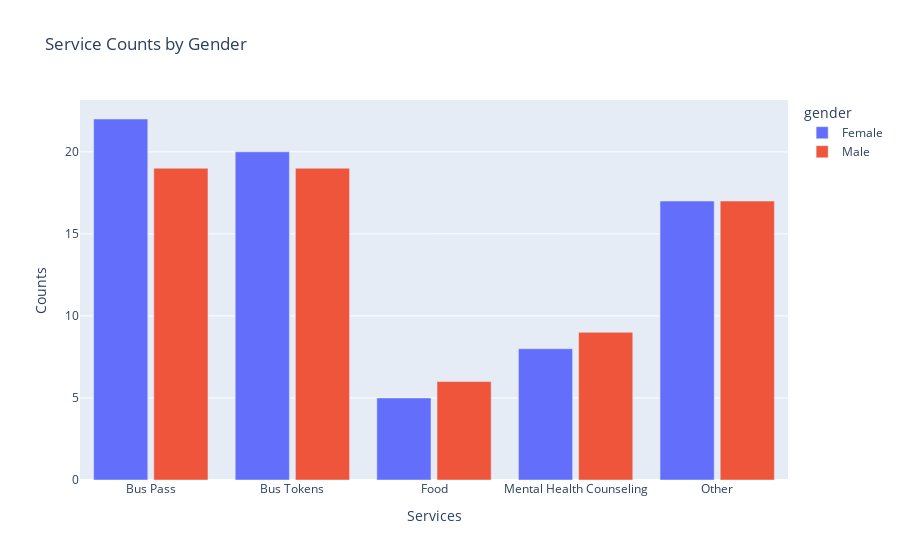

The notebook cell this image was saved under:
### Code cell
def service_splits_gender(services='None',genders= 'None',norm=False):
    """
    Splits a categorical series and finds the frequency of each unique
    value crossed with the values of a specified demographic series.
    Returns demographic counts of selected service and genders into a bar graph.
    Both serives and genders must be a list.
    """
    frames = []
    for i in services:
        df1 = data[data['service_description'] == i]
        frames.append(df1)
    hold = pd.concat(frames, ignore_index=True)
    frames2 = []
    for j in genders:
        df2 = hold[hold['gender'] == j]
        frames2.append(df2)
    df = pd.concat(frames2, ignore_index=True)
    fig = px.bar(pd.crosstab(df['service_description'],
                             df['gender']),
                 labels={"service_description": "Services",
                          "value": "Counts"},
                 title= "Service Counts by Gender")
    fig.update_layout(uniformtext_minsize=8,
                      uniformtext_mode='hide',
                      barmode='group',
                      bargap=0.15, 
                      bargroupgap=0.1)
    return fig.show()
services = ['Food', 'Bus Pass', 'Bus Tokens', 'Other', 'Mental Health Counseling']
genders = ['Male', 'Female', 'Nonbinary']
service_splits_gender(services, genders)

### Figure 1 — Plotly figure (JSON) as saved in the notebook; plotly's stock layout.template omitted (floating-point values rounded to 4 significant figures)
{"data": [{"alignmentgroup": "True", "hovertemplate": "gender=Female<br>Services=%{x}<br>Counts=%{y}<extra></extra>", "legendgroup": "Female", "marker": {"color": "#636efa", "pattern": {"shape": ""}}, "name": "Female", "offsetgroup": "Female", "orientation": "v", "showlegend": true, "textposition": "auto", "type": "bar", "x": ["Bus Pass", "Bus Tokens", "Food", "Mental Health Counseling", "Other"], "xaxis": "x", "y": [22, 20, 5, 8, 17], "yaxis": "y"}, {"alignmentgroup": "True", "hovertemplate": "gender=Male<br>Services=%{x}<br>Counts=%{y}<extra></extra>", "legendgroup": "Male", "marker": {"color": "#EF553B", "pattern": {"shape": ""}}, "name": "Male", "offsetgroup": "Male", "orientation": "v", "showlegend": true, "textposition": "auto", "type": "bar", "x": ["Bus Pass", "Bus Tokens", "Food", "Mental Health Counseling", "Other"], "xaxis": "x", "y": [19, 19, 6, 9, 17], "yaxis": "y"}], "layout": {"bargap": 0.15, "bargroupgap": 0.1, "barmode": "group", "legend": {"title": {"text": "gender"}, "tracegroupgap": 0}, "title": {"text": "Service Counts by Gender"}, "uniformtext": {"minsize": 8, "mode": "hide"}, "xaxis": {"anchor": "y", "domain": [0, 1], "title": {"text": "Services"}}, "yaxis": {"anchor": "x", "domain": [0, 1], "title": {"text": "Counts"}}}}
